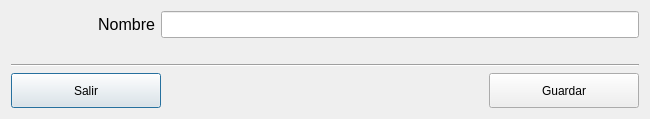
<?xml version="1.0" encoding="UTF-8"?>
<ui version="4.0">
 <class>Dialog</class>
 <widget class="QDialog" name="Dialog">
  <property name="geometry">
   <rect>
    <x>0</x>
    <y>0</y>
    <width>650</width>
    <height>118</height>
   </rect>
  </property>
  <property name="windowTitle">
   <string>Dialog</string>
  </property>
  <layout class="QVBoxLayout" name="verticalLayout_2">
   <item>
    <layout class="QVBoxLayout" name="verticalLayout">
     <item>
      <layout class="QHBoxLayout" name="hlDialog">
       <item>
        <widget class="QLabel" name="lbCodigo">
         <property name="minimumSize">
          <size>
           <width>144</width>
           <height>0</height>
          </size>
         </property>
         <property name="font">
          <font>
           <pointsize>12</pointsize>
          </font>
         </property>
         <property name="text">
          <string>Nombre</string>
         </property>
         <property name="alignment">
          <set>Qt::AlignRight|Qt::AlignTrailing|Qt::AlignVCenter</set>
         </property>
        </widget>
       </item>
       <item>
        <widget class="QLineEdit" name="leNombre">
         <property name="sizePolicy">
          <sizepolicy hsizetype="Expanding" vsizetype="Fixed">
           <horstretch>0</horstretch>
           <verstretch>0</verstretch>
          </sizepolicy>
         </property>
         <property name="font">
          <font>
           <pointsize>12</pointsize>
          </font>
         </property>
        </widget>
       </item>
      </layout>
     </item>
     <item>
      <widget class="QLabel" name="label_2">
       <property name="text">
        <string/>
       </property>
      </widget>
     </item>
     <item>
      <widget class="Line" name="line">
       <property name="orientation">
        <enum>Qt::Horizontal</enum>
       </property>
      </widget>
     </item>
     <item>
      <layout class="QHBoxLayout" name="horizontalLayout">
       <item>
        <widget class="QPushButton" name="btSalir">
         <property name="minimumSize">
          <size>
           <width>150</width>
           <height>35</height>
          </size>
         </property>
         <property name="cursor">
          <cursorShape>PointingHandCursor</cursorShape>
         </property>
         <property name="text">
          <string>Salir</string>
         </property>
        </widget>
       </item>
       <item>
        <spacer name="horizontalSpacer">
         <property name="orientation">
          <enum>Qt::Horizontal</enum>
         </property>
         <property name="sizeHint" stdset="0">
          <size>
           <width>40</width>
           <height>20</height>
          </size>
         </property>
        </spacer>
       </item>
       <item>
        <widget class="QPushButton" name="btGuardar">
         <property name="minimumSize">
          <size>
           <width>150</width>
           <height>35</height>
          </size>
         </property>
         <property name="cursor">
          <cursorShape>PointingHandCursor</cursorShape>
         </property>
         <property name="text">
          <string>Guardar</string>
         </property>
         <property name="icon">
          <iconset>
           <normaloff>:/newPrefix/1350863009_file_add.png</normaloff>:/newPrefix/1350863009_file_add.png</iconset>
         </property>
        </widget>
       </item>
      </layout>
     </item>
    </layout>
   </item>
  </layout>
 </widget>
 <resources>
  <include location="../images_rc/images.qrc"/>
 </resources>
 <connections>
  <connection>
   <sender>btSalir</sender>
   <signal>clicked()</signal>
   <receiver>Dialog</receiver>
   <slot>close()</slot>
   <hints>
    <hint type="sourcelabel">
     <x>50</x>
     <y>374</y>
    </hint>
    <hint type="destinationlabel">
     <x>130</x>
     <y>382</y>
    </hint>
   </hints>
  </connection>
 </connections>
</ui>
